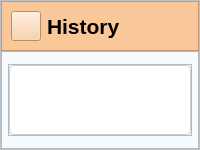
         <widget class="QWidget" name="d_historyPage">
          <layout class="QGridLayout" name="gridLayout_26">
           <property name="leftMargin">
            <number>0</number>
           </property>
           <property name="topMargin">
            <number>0</number>
           </property>
           <property name="rightMargin">
            <number>0</number>
           </property>
           <property name="bottomMargin">
            <number>0</number>
           </property>
           <property name="spacing">
            <number>0</number>
           </property>
           <item row="0" column="0">
            <widget class="QFrame" name="main_create_task_frame">
             <property name="styleSheet">
              <string notr="true">*{
color: #000;
/*border : none;*/
}

#main_create_task_frame{
background-color: #F5FAFE;
}



#confirm_Button {
    padding: 5px 10px;
    font-size: 16px;
    font-weight: bold;
    color: #fff;
    border: none;
    border-radius: 5px;
    /*background: qlineargradient(spread:pad, x1:0, y1:0.5, x2:1, y2:0.5, stop:0 #f0792b, stop:0.5 #ffa163, stop:1 #edb28c);*/
	background-color: #f0792b;
    cursor: pointer;
    transition: background-color 0.3s ease;
}

#create_Button:hover , #delete_Button:hover , #edit_Button:hover {
    background-color: #ff6347; 
}

*{
color: #000;
/*border : none;*/

}
#frame{
background-color:#f6f6f6;

}

QLineEdit{
background-color: transparent;
}

#detail_lineEdit, #topic_lineEdit{
border-radius: 10px;
margin: 5px;
border : 2px solid #f26e56;
}

#detailHeadline{
margin-right: 35px;
}

#topicNameHeadline{
margin-right: 3px;
}
</string>
             </property>
             <property name="frameShape">
              <enum>QFrame::StyledPanel</enum>
             </property>
             <property name="frameShadow">
              <enum>QFrame::Raised</enum>
             </property>
             <layout class="QGridLayout" name="gridLayout_15">
              <property name="leftMargin">
               <number>0</number>
              </property>
              <property name="topMargin">
               <number>0</number>
              </property>
              <property name="rightMargin">
               <number>0</number>
              </property>
              <property name="bottomMargin">
               <number>0</number>
              </property>
              <property name="spacing">
               <number>0</number>
              </property>
              <item row="0" column="0">
               <widget class="QFrame" name="viewTaskHeafer">
                <property name="minimumSize">
                 <size>
                  <width>0</width>
                  <height>50</height>
                 </size>
                </property>
                <property name="styleSheet">
                 <string notr="true">background-color:#FAC898;
</string>
                </property>
                <property name="frameShape">
                 <enum>QFrame::StyledPanel</enum>
                </property>
                <property name="frameShadow">
                 <enum>QFrame::Raised</enum>
                </property>
                <layout class="QHBoxLayout" name="horizontalLayout_13">
                 <property name="spacing">
                  <number>0</number>
                 </property>
                 <property name="leftMargin">
                  <number>0</number>
                 </property>
                 <property name="topMargin">
                  <number>0</number>
                 </property>
                 <property name="rightMargin">
                  <number>0</number>
                 </property>
                 <property name="bottomMargin">
                  <number>0</number>
                 </property>
                 <item alignment="Qt::AlignLeft">
                  <widget class="QWidget" name="mainMenuButton_5" native="true">
                   <layout class="QHBoxLayout" name="horizontalLayout_36">
                    <item alignment="Qt::AlignHCenter">
                     <widget class="QPushButton" name="menuButton_6">
                      <property name="minimumSize">
                       <size>
                        <width>30</width>
                        <height>30</height>
                       </size>
                      </property>
                      <property name="maximumSize">
                       <size>
                        <width>30</width>
                        <height>30</height>
                       </size>
                      </property>
                      <property name="sizeIncrement">
                       <size>
                        <width>10</width>
                        <height>10</height>
                       </size>
                      </property>
                      <property name="styleSheet">
                       <string notr="true">image: url(:/icons/assets/icons/align-justify.svg);
magin-left: 3px</string>
                      </property>
                      <property name="text">
                       <string/>
                      </property>
                      <property name="iconSize">
                       <size>
                        <width>18</width>
                        <height>18</height>
                       </size>
                      </property>
                      <property name="checkable">
                       <bool>true</bool>
                      </property>
                     </widget>
                    </item>
                    <item>
                     <widget class="QLabel" name="homeHeader_6">
                      <property name="font">
                       <font>
                        <pointsize>16</pointsize>
                        <bold>true</bold>
                       </font>
                      </property>
                      <property name="text">
                       <string>History</string>
                      </property>
                     </widget>
                    </item>
                   </layout>
                  </widget>
                 </item>
                </layout>
               </widget>
              </item>
              <item row="1" column="0">
               <widget class="QFrame" name="frame_22">
                <property name="sizePolicy">
                 <sizepolicy hsizetype="Preferred" vsizetype="Preferred">
                  <horstretch>0</horstretch>
                  <verstretch>0</verstretch>
                 </sizepolicy>
                </property>
                <property name="maximumSize">
                 <size>
                  <width>16777215</width>
                  <height>16777215</height>
                 </size>
                </property>
                <property name="styleSheet">
                 <string notr="true"/>
                </property>
                <property name="frameShape">
                 <enum>QFrame::StyledPanel</enum>
                </property>
                <property name="frameShadow">
                 <enum>QFrame::Raised</enum>
                </property>
                <layout class="QGridLayout" name="gridLayout_23">
                 <property name="leftMargin">
                  <number>6</number>
                 </property>
                 <property name="topMargin">
                  <number>12</number>
                 </property>
                 <property name="rightMargin">
                  <number>6</number>
                 </property>
                 <property name="bottomMargin">
                  <number>12</number>
                 </property>
                 <property name="spacing">
                  <number>0</number>
                 </property>
                 <item row="0" column="0">
                  <widget class="QFrame" name="frame_23">
                   <property name="frameShape">
                    <enum>QFrame::StyledPanel</enum>
                   </property>
                   <property name="frameShadow">
                    <enum>QFrame::Raised</enum>
                   </property>
                   <layout class="QGridLayout" name="gridLayout_24">
                    <property name="leftMargin">
                     <number>0</number>
                    </property>
                    <property name="topMargin">
                     <number>0</number>
                    </property>
                    <property name="rightMargin">
                     <number>0</number>
                    </property>
                    <property name="bottomMargin">
                     <number>0</number>
                    </property>
                    <property name="spacing">
                     <number>0</number>
                    </property>
                    <item row="0" column="0">
                     <widget class="QScrollArea" name="scrollArea_5">
                      <property name="styleSheet">
                       <string notr="true">
#scrollArea_5 QWidget {
    background-color: transparent;
}

#scrollArea QWidget {
    background-color: transparent;
}

QScrollArea {
    background-color: #ffffff;
    border: 1px solid #cccccc;
    border-radius: 5px;
}

QScrollArea QWidget::item {
    border-bottom: 1px solid #cccccc; /* Add a border bottom to create a line break */
}

QScrollBar:vertical {
    border: none;
    background: #f0f0f0;
    width: 12px;
    margin: 0px 0px 0px 0px;
}

QScrollBar::handle:vertical {
    background: #cccccc;
    min-height: 20px;
    border-radius: 6px;
}

QScrollBar::handle:vertical:hover {
    background: #b3b3b3;
}

QScrollBar::handle:vertical:pressed {
    background: #999999;
}

QScrollBar::add-line:vertical {
    height: 0px;
    subcontrol-position: bottom;
    subcontrol-origin: margin;
}

QScrollBar::sub-line:vertical {
    height: 0px;
    subcontrol-position: top;
    subcontrol-origin: margin;
}



</string>
                      </property>
                      <property name="widgetResizable">
                       <bool>true</bool>
                      </property>
                      <widget class="QWidget" name="scrollAreaWidgetContents_5">
                       <property name="geometry">
                        <rect>
                         <x>0</x>
                         <y>0</y>
                         <width>98</width>
                         <height>28</height>
                        </rect>
                       </property>
                       <layout class="QGridLayout" name="gridLayout_25">
                        <item row="0" column="0">
                         <widget class="QFrame" name="history_frame">
                          <property name="frameShape">
                           <enum>QFrame::StyledPanel</enum>
                          </property>
                          <property name="frameShadow">
                           <enum>QFrame::Raised</enum>
                          </property>
                         </widget>
                        </item>
                       </layout>
                      </widget>
                     </widget>
                    </item>
                   </layout>
                  </widget>
                 </item>
                </layout>
               </widget>
              </item>
             </layout>
            </widget>
           </item>
          </layout>
         </widget>
